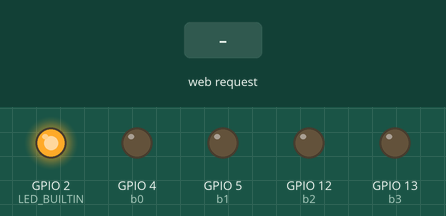
The sketch below on a simulated ESP8266 (NodeMCU). Parts: output pins drawn as LEDs (lit = HIGH, except the on-board LED, lit = LOW). The test bench sets the inputs (shaded band). What the sketch prints to the serial monitor is not drawn.

Above: at 1.2 s.
1.3 s: HTTP request GET /b0?value=ON received
At 2.2 s:
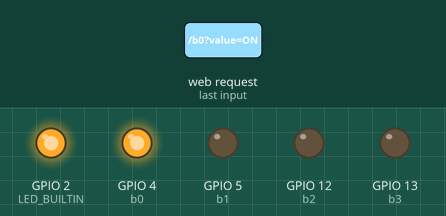
2.8 s: HTTP request GET /b1?value=ON received
At 3.3 s:
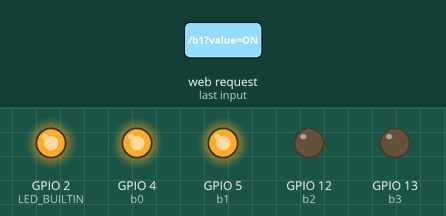
4.3 s: HTTP request GET /b0 received
At 5.5 s:
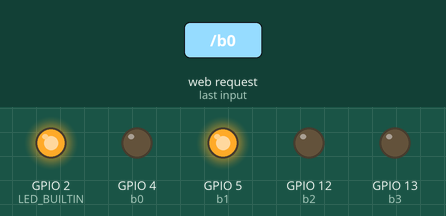
5.8 s: HTTP request GET /b2?value=ON received
At 6.8 s:
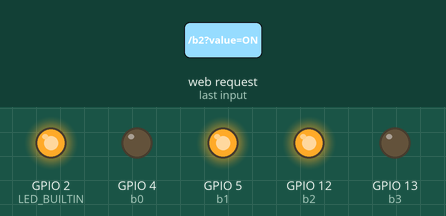
7.3 s: HTTP request GET /b1 received
At 8.0 s:
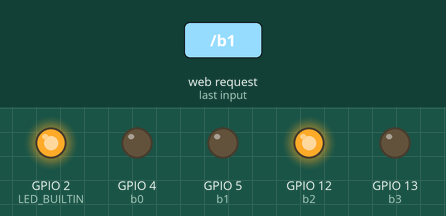
8.8 s: HTTP request GET /b3?value=ON received
At 9.1 s:
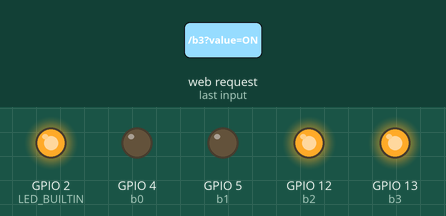
Timing chart, 0 to 11.3 s (numbered marks = the images above; inputs shaded):
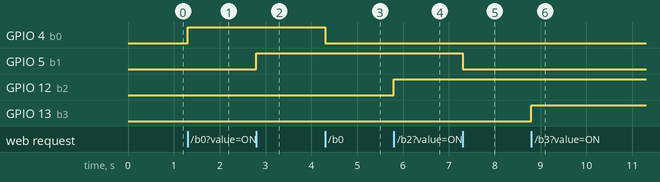

Measured:
- after the input at 1.3 s, GPIO 4 (b0): LOW → HIGH at once
- after the input at 2.8 s, GPIO 5 (b1): LOW → HIGH at once
- after the input at 4.3 s, GPIO 4 (b0): HIGH → LOW at once
- after the input at 5.8 s, GPIO 12 (b2): LOW → HIGH at once
- after the input at 7.3 s, GPIO 5 (b1): HIGH → LOW at once
- after the input at 8.8 s, GPIO 13 (b3): LOW → HIGH at once

The sketch:

NodeMCU_GPIO_Controll_WIFI.ino
```cpp
// Import required libraries
#include <Arduino.h>
#include <ESP8266WiFi.h>
#include <Hash.h>
#include <ESPAsyncTCP.h>
#include <ESPAsyncWebServer.h>

// Create AsyncWebServer object on port 80
AsyncWebServer server(80);


const char index_html[] PROGMEM = R"rawliteral(

<!DOCTYPE html>
<html lang="en">
<head>
    <meta charset="UTF-8">
    <meta name="viewport" content="width=device-width, initial-scale=1.0">
    <div>
        <h3>Connect</h3>
        <label class="switch">
            <input type="checkbox" id="myCheck" onclick="seturl()">
            <span class="slider round"></span>
          </label>
    </div>
    <title>NodeMCU</title>
    <script>
        // Function to call the API and handle the response
        const buttons = document.getElementsByTagName("button");
        const url = 'http://192.168.4.1/'
        var xurl=''
        function seturl()
        {
            var checkBox = document.getElementById("myCheck");
            if (checkBox.checked == true){
                xurl=url
            } else {
                xurl=''
            }
            var elements = document.querySelectorAll("button");
            for(var i = 0, len = elements.length; i < len; i++) {
                //console.log("Button: " +  elements[i].id);
                console.log("Button: " +  elements[i].id);
                //elements[i].innerHTML="ON"
                var b1 = document.getElementById(elements[i].id);
                b1.innerHTML="ON"
                b1.style.background='#388e3c'
            }

        }
        function enablebutton()
        {

            for (const button of buttons) {
                    button.disabled = false;
                    }
        }
        function disabledbutton(){

            for (const button of buttons) {
                    button.disabled = true;
                    }
        }
        function updatebutton(endpoint){
            var tx=document.getElementById(endpoint);
                if(tx.innerHTML=="ON"){
                    tx.innerHTML="OFF"
                    tx.style.backgroundColor="RED"
                }
                else
                {
                    tx.innerHTML="ON"
                    tx.style.backgroundColor="#388e3c"
                }
        }

        function callApi(endpoint) {
            if(xurl==url){
                var uri = xurl+endpoint + '?value='+document.getElementById(endpoint).innerHTML
                console.log(uri)
                document.getElementById(endpoint).style.backgroundColor='#2196F3'
                disabledbutton()
                fetch(uri)
                    .then(response => response.json())
                    .then(data => {
                        // Handle the response data here
                        console.log(data);
                        enablebutton();
                        updatebutton(endpoint);
                        //alert("Data received: " + JSON.stringify(data));
                    })
                    .catch(error => {
                        console.error("Error fetching data:", error);
                        //alert("Error: " + error.message);
                        enablebutton();
                        document.getElementById(endpoint).style.backgroundColor='#388e3c'
                    });
                    //updatebutton(endpoint)

            }
            else
            {
                updatebutton(endpoint)
                //#388e3c

            }
        }
    </script>
</head>
<body>

    <div>
        <h1>Switch Controls</h1>

        <div class="button-container">
            <button id="b0" onclick="callApi('b0')">ON</button>
            <button id="b1" onclick="callApi('b1')">ON</button>
            <button id="b2" onclick="callApi('b2')">ON</button>
            <button id="b3" onclick="callApi('b3')">ON</button>
        </div>
    </div>

</body>
<style>
    /* Basic reset for margin and padding */
    * {
        margin: 0;
        padding: 0;
        box-sizing: border-box;
    }

    body {
        font-family: Arial, sans-serif;
        background-color: #f4f4f9;
        display: flex;
        justify-content: center;
        align-items: center;
        height: 100vh;
        text-align: center;
        margin: 0;
    }

    h1 {
        color: #333;
        margin-bottom: 20px;
    }

    .button-container {
        display: flex;
        flex-direction: column;
        gap: 10px;
    }

    button {
        padding: 15px 30px;
        font-size: 16px;
        color: white;
        background-color: #4CAF50;
        border: none;
        border-radius: 5px;
        cursor: pointer;
        transition: background-color 0.3s;
    }

    button:hover {
        background-color: #45a049;
    }

    button:active {
        background-color: #388e3c;
    }

    button:focus {
        outline: none;
    }


.switch {
position:relative;
display: inline-block;
width: 60px;
height: 34px;
}

.switch input {
opacity: 0;
width: 0;
height: 0;
}

.slider {
position: absolute;
cursor: pointer;
top: 0;
left: 0;
right: 0;
bottom: 0;
background-color: #ccc;
-webkit-transition: .4s;
transition: .4s;
}

.slider:before {
position: absolute;
content: "";
height: 26px;
width: 26px;
left: 4px;
bottom: 4px;
background-color: white;
-webkit-transition: .4s;
transition: .4s;
}

input:checked + .slider {
background-color: #2196F3;
}

input:focus + .slider {
box-shadow: 0 0 1px #2196F3;
}

input:checked + .slider:before {
-webkit-transform: translateX(26px);
-ms-transform: translateX(26px);
transform: translateX(26px);
}

/* Rounded sliders */
.slider.round {
border-radius: 34px;
}

.slider.round:before {
border-radius: 50%;
}

div{
    padding: 30px;
}

</style>
</html>


)rawliteral";


const char* ssid     = "Arjun-Access-Point";
const char* password = "123456789";
const int b0 = 4;
const int b1 = 5;
const int b2 = 12;
const int b3 = 13;

int b01=0;
int b11=0;
int b12=0;
int b13=0;

float t = 1.0;
float h = 0.0;


void lowall()
{
digitalWrite(LED_BUILTIN, 0);
digitalWrite(b0, 0);
digitalWrite(b1, 0);
digitalWrite(b2, 0);
digitalWrite(b3, 0);

b01=0;
b11=0;
b12=0;
b13=0;
}


String processor(const String& var){
  //Serial.println(var);
  if(var == ""){
    return String(t);
  }
  else if(var == ""){
    return String(h);
  }
  return String();
}

void setup(){

  Serial.begin(9600);
  pinMode(LED_BUILTIN, OUTPUT);
  pinMode(b0, OUTPUT);
  pinMode(b1, OUTPUT);
  pinMode(b2, OUTPUT);
  pinMode(b3, OUTPUT);

  pinMode(A0, INPUT);

  Serial.print("Setting AP (Access Point)…");
  lowall();
  // Remove the password parameter, if you want the AP (Access Point) to be open
  WiFi.softAP(ssid, password);

  IPAddress IP = WiFi.softAPIP();
  Serial.print("AP IP address: ");
  Serial.println(IP);

  // Print ESP8266 Local IP Address
  Serial.println(WiFi.localIP());

  // Route for root / web page
  server.on("/", HTTP_GET, [](AsyncWebServerRequest *request){
    request->send_P(200, "text/html", index_html, processor);
  });
  server.on("/b0", HTTP_GET, [](AsyncWebServerRequest *request){
    String value = request->arg("value");
    Serial.println(value);
    Fb0(value);

    request->send_P(200, "text/plain", String(t).c_str() );
  });
  server.on("/b1", HTTP_GET, [](AsyncWebServerRequest *request){
    String value = request->arg("value");
    Fb1(value);
    request->send_P(200, "text/plain",String(t).c_str());
  });
  server.on("/b2", HTTP_GET, [](AsyncWebServerRequest *request){
    String value = request->arg("value");
    Fb2(value);
    request->send_P(200, "text/plain",String(t).c_str());
  });
  server.on("/b3", HTTP_GET, [](AsyncWebServerRequest *request){
    String value = request->arg("value");
    Fb3(value);
    request->send_P(200, "text/plain",String(t).c_str());
  });

  // Start server
  server.begin();
}
void Fb0(String val)
{
  if(val =="ON")
  {
    Serial.println("ON");
    digitalWrite(b0, HIGH);
    //b01=1;
  }
  else
  {
    Serial.println("OFF");
    digitalWrite(b0, LOW);
    //b01=0;
  }

}
void Fb1(String val)
{

  if(val =="ON")
  {
    digitalWrite(b1, HIGH);
    //b01=1;
  }
  else
  {
    digitalWrite(b1, LOW);
    //b01=0;
  }
}

void Fb2(String val)
{
  if(val =="ON")
  {
    digitalWrite(b2, HIGH);
    //b01=1;
  }
  else
  {
    digitalWrite(b2, LOW);
    //b01=0;
  }
}

void Fb3(String val)
{
  if(val =="ON")
  {
    digitalWrite(b3, HIGH);
    //b01=1;
  }
  else
  {
    digitalWrite(b3, LOW);
    //b01=0;
  }
}


void loop() {
//add the code that runs in loop
}
```
